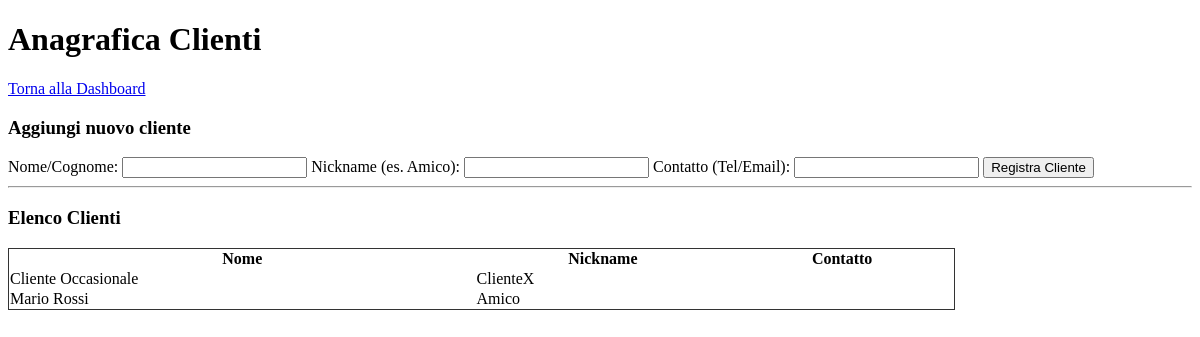
/clienti.php, run on an earlier commit of the app's database.
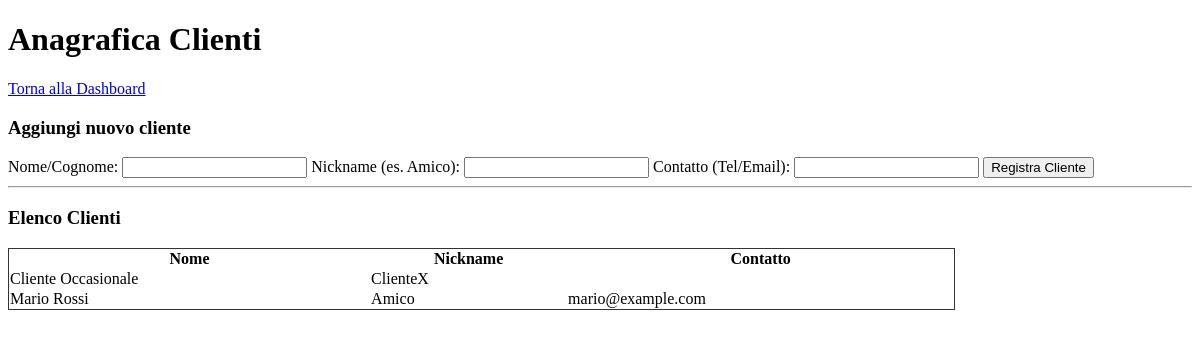
And on a later commit of the database.
### tables this page shows
CREATE TABLE IF NOT EXISTS Clienti (
    id_cliente INT AUTO_INCREMENT PRIMARY KEY,
    nome VARCHAR(100) NOT NULL,
    nickname VARCHAR(50),
    contatto VARCHAR(100)
);

### clienti.php (the view, shortened to what this page needs)
<?php
include 'config.php';
$res = mysqli_query($conn, "SELECT * FROM Clienti ORDER BY nome ASC");
?>
<!DOCTYPE html>
<html>
<head>
</head>
<body>
    <h1>Anagrafica Clienti</h1>
    <a href="index.php">Torna alla Dashboard</a>
    <h3>Aggiungi nuovo cliente</h3>
    <form method="POST">
        Nome/Cognome: <input type="text" name="nome" required>
        Nickname (es. Amico): <input type="text" name="nickname">
        Contatto (Tel/Email): <input type="text" name="contatto">
        <button type="submit">Registra Cliente</button>
    </form>
    <hr>
    <h3>Elenco Clienti</h3>
    <table style="border-collapse: collapse; width: 80%; border: 1px solid #333;">
        <tr>
            <th>Nome</th>
            <th>Nickname</th>
            <th>Contatto</th>
        </tr>
        <?php while($row = mysqli_fetch_assoc($res)) { ?>
            <tr>
                <td><?php echo $row['nome']; ?></td>
                <td><?php echo $row['nickname']; ?></td>
                <td><?php echo $row['contatto']; ?></td>
            </tr>
        <?php } ?>
    </table>
</body>
</html>

What changed in the data, as far as the page shows it:
changed clienti "Mario Rossi": contatto (not shown) → "mario@example.com"
